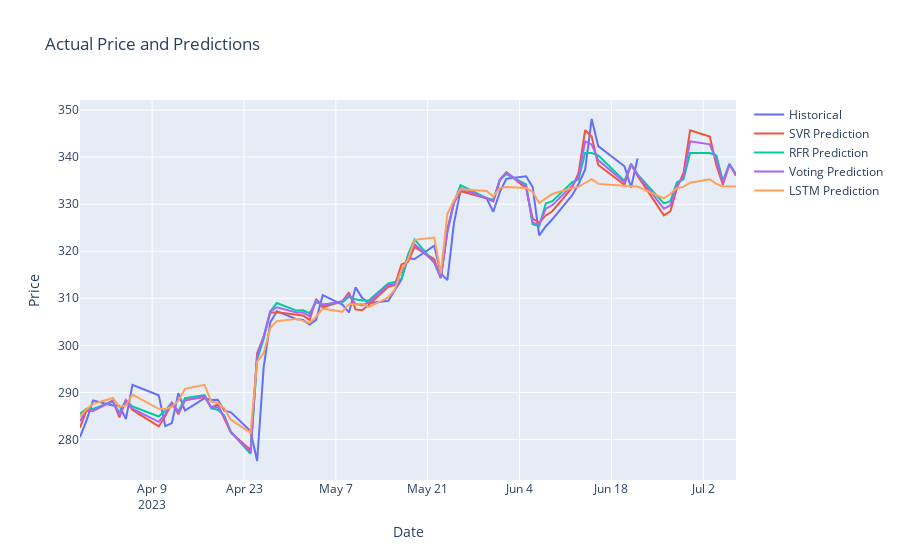

Notebook cell for this chart:
### Code cell
import plotly.graph_objects as go

# Create traces
trace_actual = go.Scatter(
    x=df_combined2.index,
    y=df_combined2['Close'],
    mode='lines',
    name='Historical'
)

trace_svr = go.Scatter(
    x=df_combined2.index,
    y=df_combined2['SVR Prediction'],
    mode='lines',
    name='SVR Prediction'
)

trace_rfr = go.Scatter(
    x=df_combined2.index,
    y=df_combined2['RFR Prediction'],
    mode='lines',
    name='RFR Prediction'
)

trace_voting = go.Scatter(
    x=df_combined2.index,
    y=df_combined2['Voting Prediction'],
    mode='lines',
    name='Voting Prediction'
)

trace_lstm = go.Scatter(
    x=df_combined2.index,
    y=df_combined2['LSTM Prediction'],
    mode='lines',
    name='LSTM Prediction'
)

data = [trace_actual, trace_svr, trace_rfr, trace_voting, trace_lstm]

# Create layout
layout = go.Layout(
    title='Actual Price and Predictions',
    xaxis=dict(title='Date'),
    yaxis=dict(title='Price'),
    showlegend=True
)

# Create figure
fig = go.Figure(data=data, layout=layout)

# Show the figure
fig.show()
